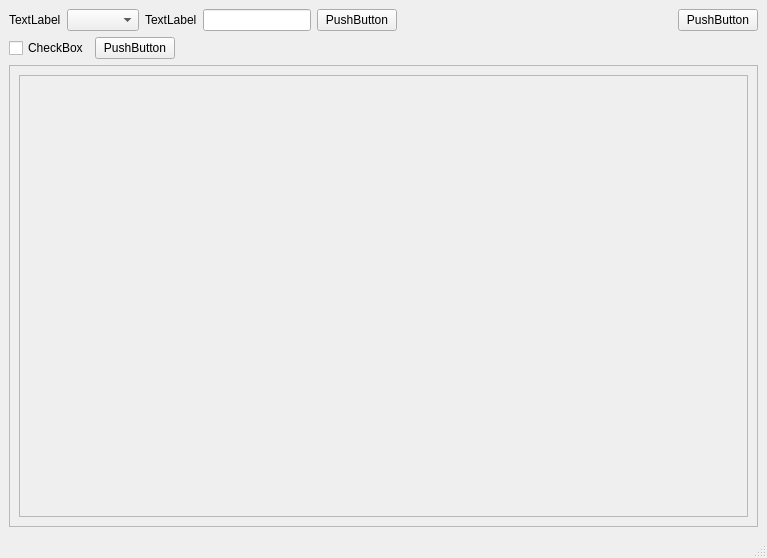
<?xml version="1.0" encoding="UTF-8"?>
<ui version="4.0">
 <class>StudentManager</class>
 <widget class="QMainWindow" name="StudentManager">
  <property name="geometry">
   <rect>
    <x>0</x>
    <y>0</y>
    <width>767</width>
    <height>558</height>
   </rect>
  </property>
  <property name="windowTitle">
   <string>MainWindow</string>
  </property>
  <widget class="QWidget" name="centralwidget">
   <layout class="QVBoxLayout" name="verticalLayout">
    <item>
     <layout class="QHBoxLayout" name="horizontalLayout_2">
      <item>
       <layout class="QHBoxLayout" name="horizontalLayout">
        <item>
         <widget class="QLabel" name="label">
          <property name="text">
           <string>TextLabel</string>
          </property>
         </widget>
        </item>
        <item>
         <widget class="QComboBox" name="comboBox"/>
        </item>
        <item>
         <widget class="QLabel" name="label_2">
          <property name="text">
           <string>TextLabel</string>
          </property>
         </widget>
        </item>
        <item>
         <widget class="QLineEdit" name="lineEdit"/>
        </item>
        <item>
         <widget class="QPushButton" name="pushButton_2">
          <property name="text">
           <string>PushButton</string>
          </property>
         </widget>
        </item>
       </layout>
      </item>
      <item>
       <spacer name="horizontalSpacer">
        <property name="orientation">
         <enum>Qt::Orientation::Horizontal</enum>
        </property>
        <property name="sizeHint" stdset="0">
         <size>
          <width>40</width>
          <height>20</height>
         </size>
        </property>
       </spacer>
      </item>
      <item>
       <widget class="QPushButton" name="pushButton_3">
        <property name="text">
         <string>PushButton</string>
        </property>
       </widget>
      </item>
     </layout>
    </item>
    <item>
     <layout class="QHBoxLayout" name="horizontalLayout_3">
      <item>
       <widget class="QCheckBox" name="checkBox">
        <property name="text">
         <string>CheckBox</string>
        </property>
       </widget>
      </item>
      <item>
       <widget class="QPushButton" name="pushButton">
        <property name="text">
         <string>PushButton</string>
        </property>
       </widget>
      </item>
      <item>
       <spacer name="horizontalSpacer_2">
        <property name="orientation">
         <enum>Qt::Orientation::Horizontal</enum>
        </property>
        <property name="sizeHint" stdset="0">
         <size>
          <width>40</width>
          <height>20</height>
         </size>
        </property>
       </spacer>
      </item>
     </layout>
    </item>
    <item>
     <widget class="QFrame" name="frame">
      <property name="frameShape">
       <enum>QFrame::Shape::StyledPanel</enum>
      </property>
      <property name="frameShadow">
       <enum>QFrame::Shadow::Raised</enum>
      </property>
      <layout class="QGridLayout" name="gridLayout">
       <item row="0" column="0">
        <widget class="QScrollArea" name="scrollArea">
         <property name="widgetResizable">
          <bool>true</bool>
         </property>
         <widget class="QWidget" name="scrollAreaWidgetContents">
          <property name="geometry">
           <rect>
            <x>0</x>
            <y>0</y>
            <width>739</width>
            <height>421</height>
           </rect>
          </property>
         </widget>
        </widget>
       </item>
      </layout>
     </widget>
    </item>
   </layout>
  </widget>
  <widget class="QStatusBar" name="statusbar"/>
 </widget>
 <resources/>
 <connections/>
</ui>
